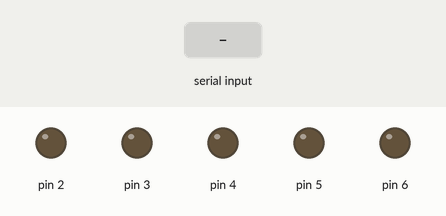
Simulated run of this sketch. Board: Arduino Uno, built with avr-gcc and run on an emulated ATmega328P. Shown: output pins drawn as LEDs (lit = HIGH). Dashed ring = blinking. Inputs (shaded band) come from the test bench.

Above: at 1.2 s.
1.3 s: "90,45\n" received over Serial
At 2.1 s:
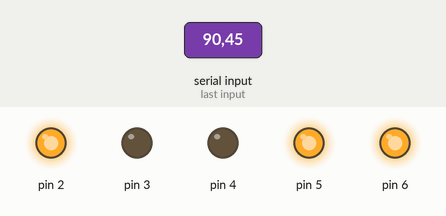
7.3 s: "30,150\n" received over Serial
At 9.6 s:
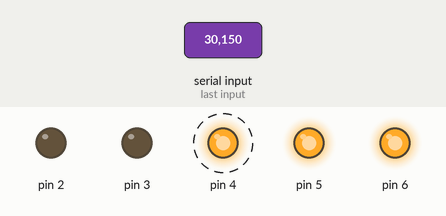
12.8 s: "200\n" received over Serial
At 15.7 s:
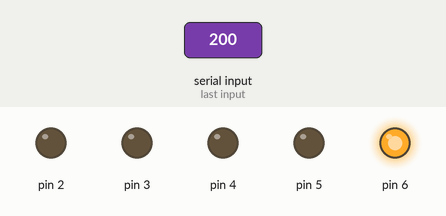
15.8 s: "1\n" received over Serial
At 18.7 s:
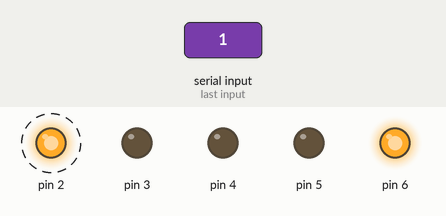
18.8 s: "5\n" received over Serial
At 22.1 s:
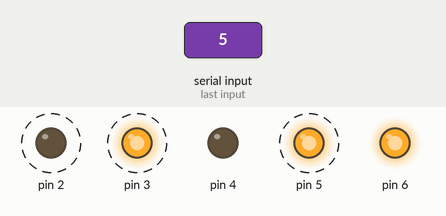
Timing chart, 0 to 22.8 s (numbered marks = the images above; inputs shaded):
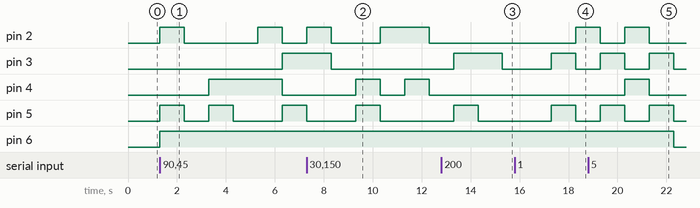

The sketch:

num_display.ino
```cpp
int income;

void setup()
{
  pinMode(2, OUTPUT);
  pinMode(3, OUTPUT);
  pinMode(4, OUTPUT);
  pinMode(5, OUTPUT);
  pinMode(6, OUTPUT);
  Serial.begin(9600);
}

void loop()
{
  digitalWrite(6, LOW);
  digitalWrite(2, LOW);
  digitalWrite(3, LOW);
  digitalWrite(4, LOW);
  digitalWrite(5, LOW);
  if(Serial.available() > 0)
  {
    income = Serial.read() - '0';
    if((income&1)==1)
      digitalWrite(2, HIGH);
    if((income>>1)&1==1)
      digitalWrite(3, HIGH);
    if((income>>2)&1==1)
      digitalWrite(4, HIGH);
    if((income>>3)&1==1)
      digitalWrite(5, HIGH);

    digitalWrite(6, HIGH);
    delay(1000);
  }
}
```

Morse.cpp
```cpp
#include "Arduino.h"
#include "Morse.h"

Morse::Morse(int pin)
{
	pinMode(pin,OUTPUT);
	_pin=pin;
	_dottime=250;
}

void Morse::dot()
{
	digitalWrite(_pin,HIGH);
	delay(_dottime);
	digitalWrite(_pin,LOW);
	delay(_dottime);
}

void Morse::dash()
{
	digitalWrite(_pin,HIGH);
	delay(_dottime*4);
	digitalWrite(_pin,LOW);
	delay(_dottime);
}

void Morse::c_space()
{
	digitalWrite(_pin,LOW);
	delay(_dottime*3);
}

void Morse::w_space()
{
	digitalWrite(_pin,LOW);
	delay(_dottime*7);
}
```

Morse.h
```cpp
#ifndef _MORSE_H
#define _MORSE_H
class Morse
{
  public:
    Morse(int pin);
    void dot();
    void dash();
    void c_space();
    void w_space();
  private:
    int _pin;
    int _dottime;
};
#endif /*_MORSE_H*/
```

Measured:
- after the input at 1.3 s, pin 2: alternates HIGH for 1.0 s and LOW for 3.0 s, starting at once; pin 3: LOW → HIGH after 5.0 s; pin 4: LOW → HIGH after 2.0 s, → LOW 3.0 s later; pin 5: goes HIGH 1.0 s, LOW 1.0 s, HIGH 1.0 s, LOW 2.0 s, then HIGH, starting at once; pin 6: LOW → HIGH at once
- after the input at 7.3 s, pin 2: LOW → HIGH at once, → LOW 1.0 s later, → HIGH 2.0 s later, → LOW 2.0 s later; pin 3: HIGH → LOW after 1.0 s instead of 0.00 s; pin 4: alternates HIGH for 1.0 s and LOW for 1.0 s, starting after 2.0 s; pin 6: stays HIGH (without the input it goes to LOW after 0.00 s)
- after the input at 12.8 s, pin 6: stays HIGH (without the input it goes to LOW after 1.5 s)
- after the input at 15.8 s, pin 2: LOW → HIGH after 2.5 s; pin 6: stays HIGH (without the input it goes to LOW after 2.5 s)
- after the input at 18.8 s, pin 4: LOW → HIGH after 1.5 s, → LOW 1.0 s later; pin 6: HIGH → LOW after 3.5 s instead of 1.5 s
